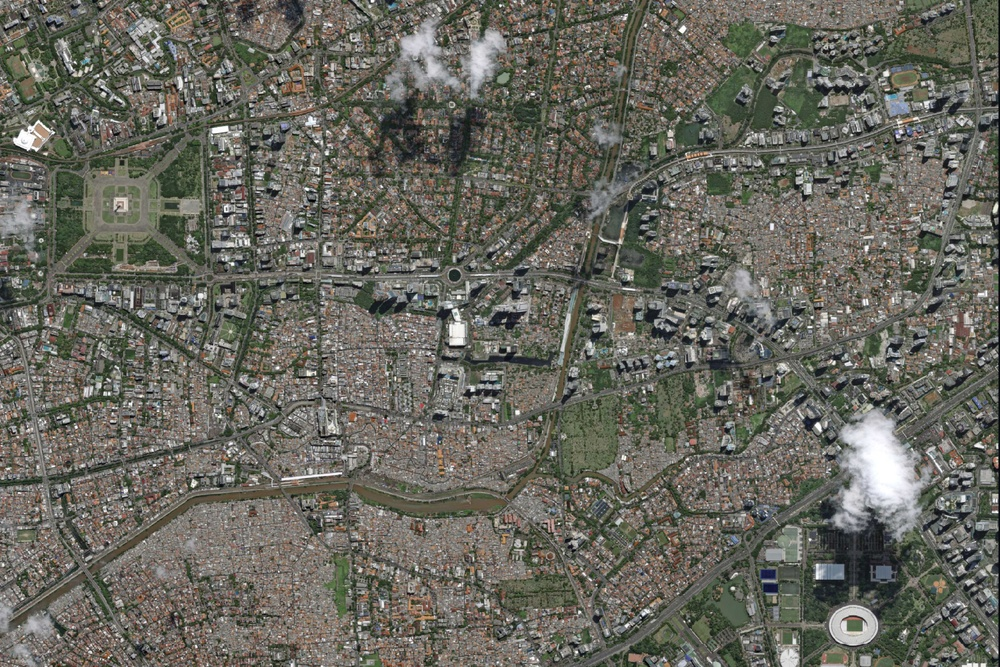
#> input picture TestImage2.jpg, 1000 x 667 px, shrunk from 6000 x 4000 before the run
$ python Alg2.py
#> lines starting #> are read from the running program, lines starting #| are printed output that depends on the picture
import cv2
import numpy as np

def add_motion_blur(image, kernel_size):
    # Create the motion blur kernel
    kernel = np.zeros((kernel_size, kernel_size))
    kernel[int((kernel_size - 1) / 2), :] = np.ones(kernel_size)
    kernel = kernel / kernel_size

    # Apply the kernel to the input image
    blurred = cv2.filter2D(image, -1, kernel)

    return blurred

# Load your image
image = cv2.imread('TestImage2.jpg')
#> image is the input picture: shape (667, 1000, 3); mean B, G, R 93.7, 102.8, 103.3

# Apply motion blur with a specified kernel size
blurred_image = add_motion_blur(image, 30)
#> in add_motion_blur, `blurred = cv2.filter2D(image, -1, kernel)`:
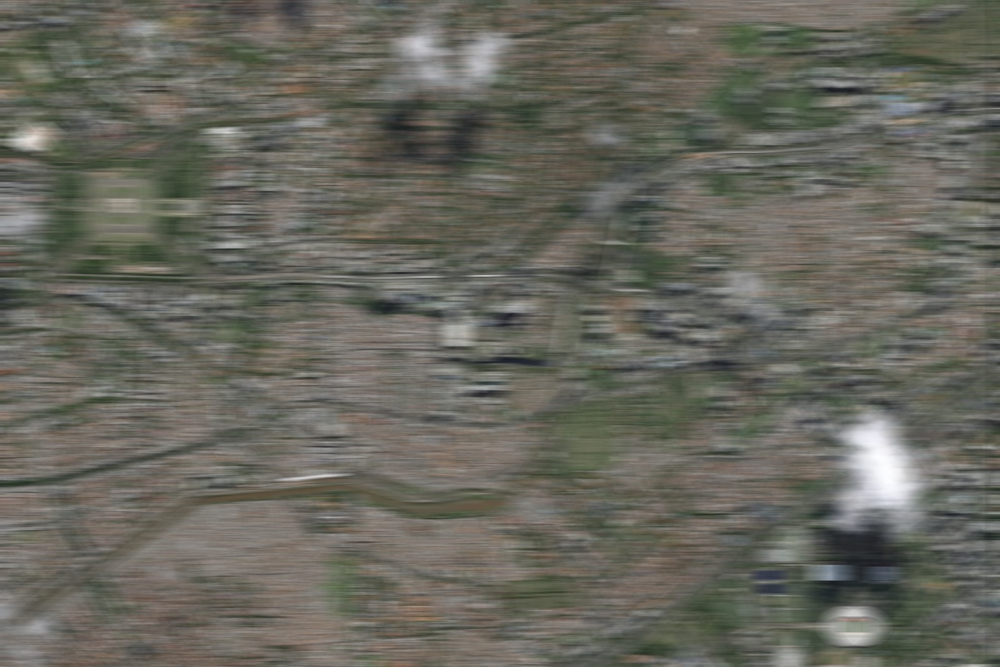
#> blurred: shape (667, 1000, 3); mean B, G, R 93.7, 102.8, 103.4

# Save or display the blurred image
cv2.imwrite('result.jpg', blurred_image)

$ run again, with TestImage.jpg copied over TestImage2.jpg
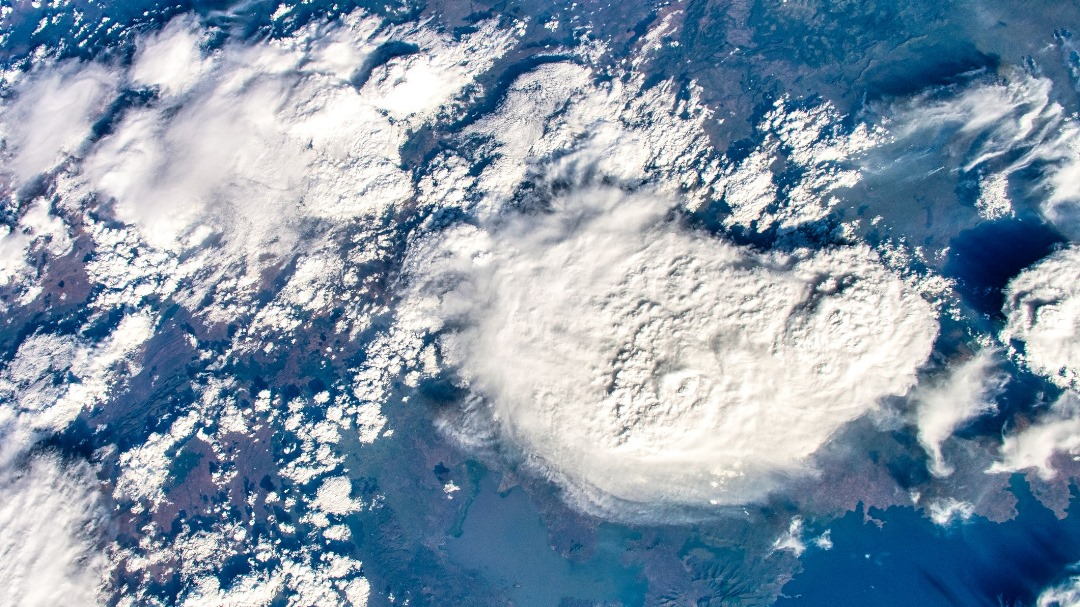
#> input picture TestImage.jpg, 1080 x 607 px
#> image is the input picture: shape (607, 1080, 3); mean B, G, R 170, 151.3, 131.5
#> in add_motion_blur, `blurred = cv2.filter2D(image, -1, kernel)`:
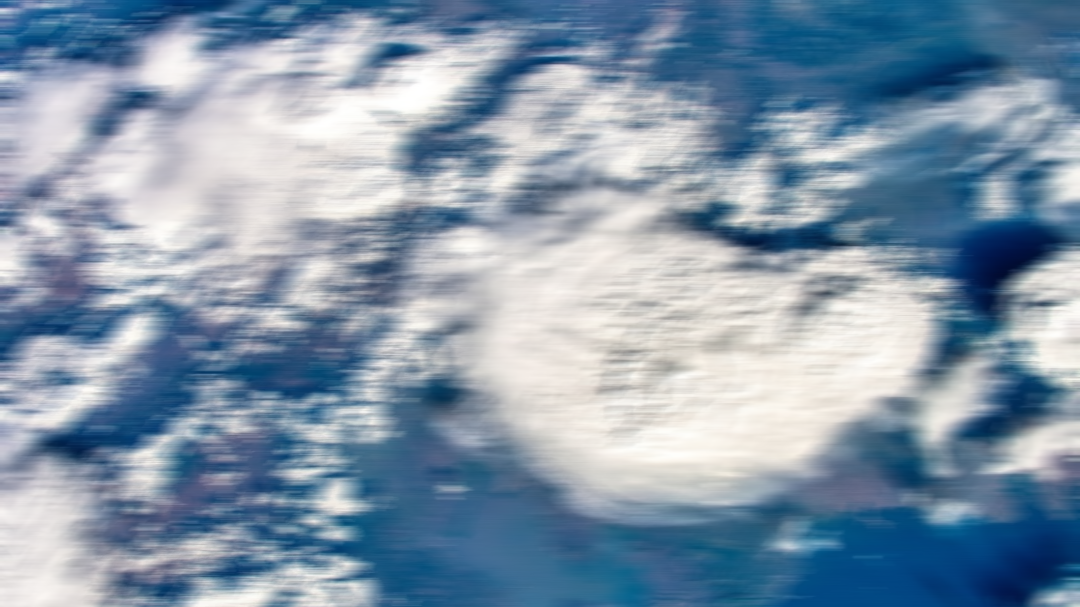
#> blurred: shape (607, 1080, 3); mean B, G, R 170, 151.2, 131.4
